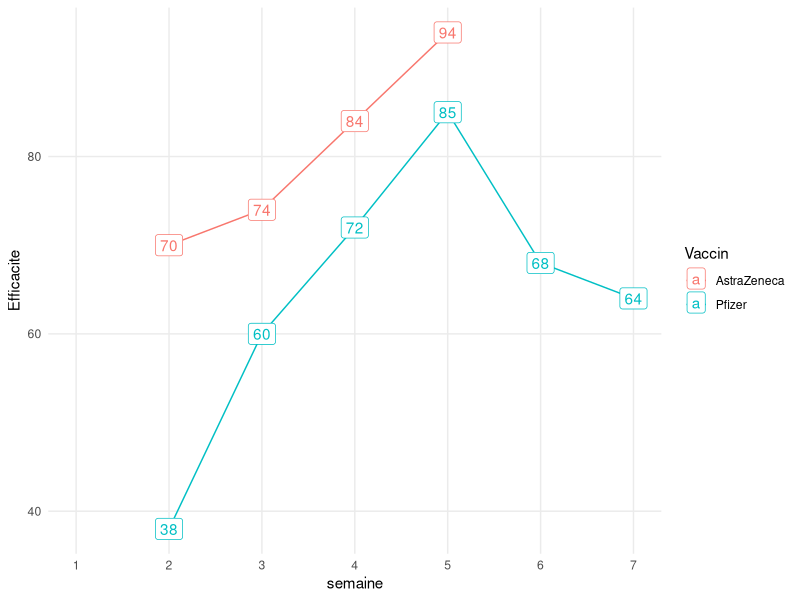
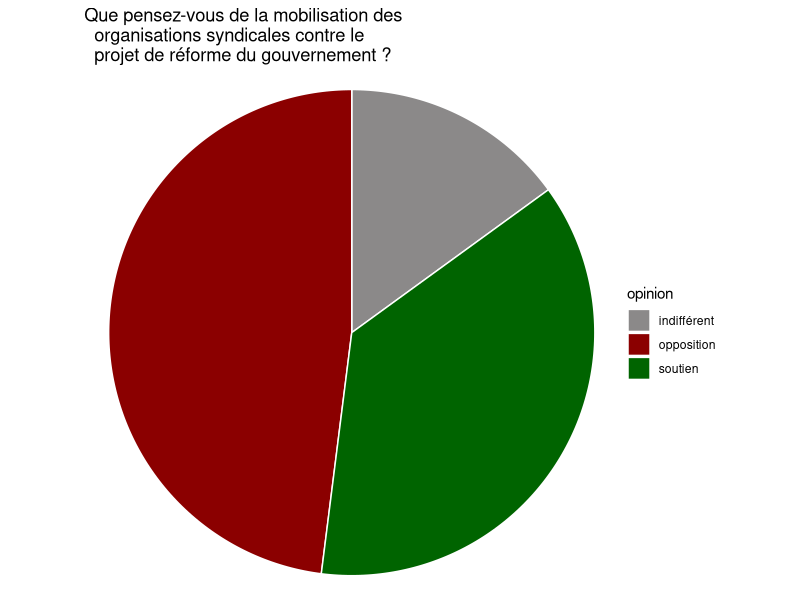
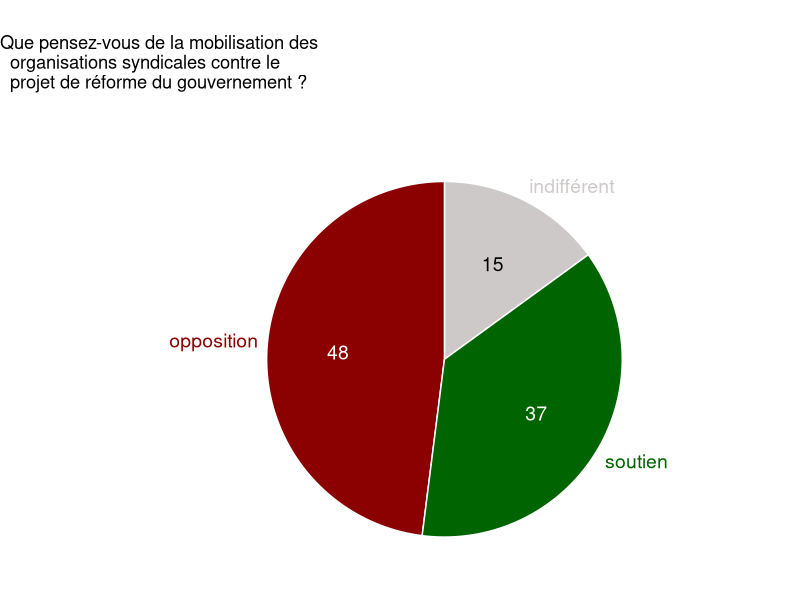
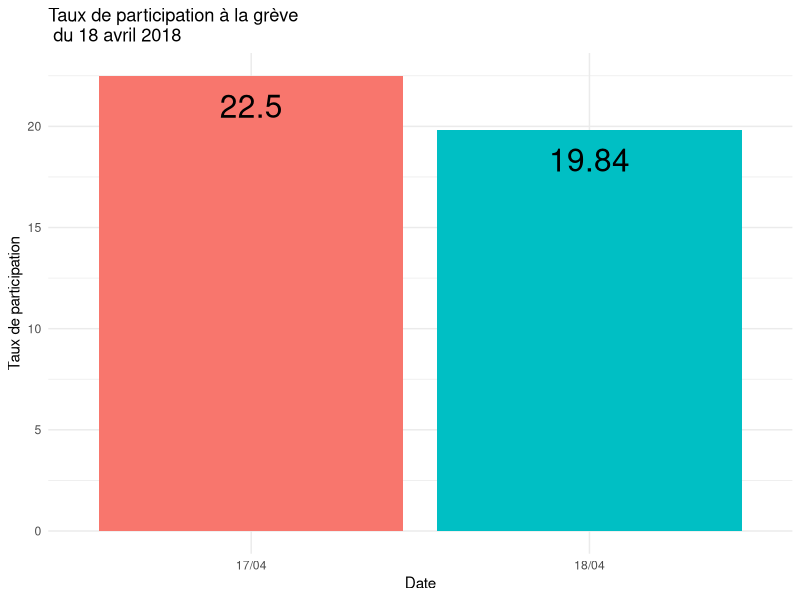
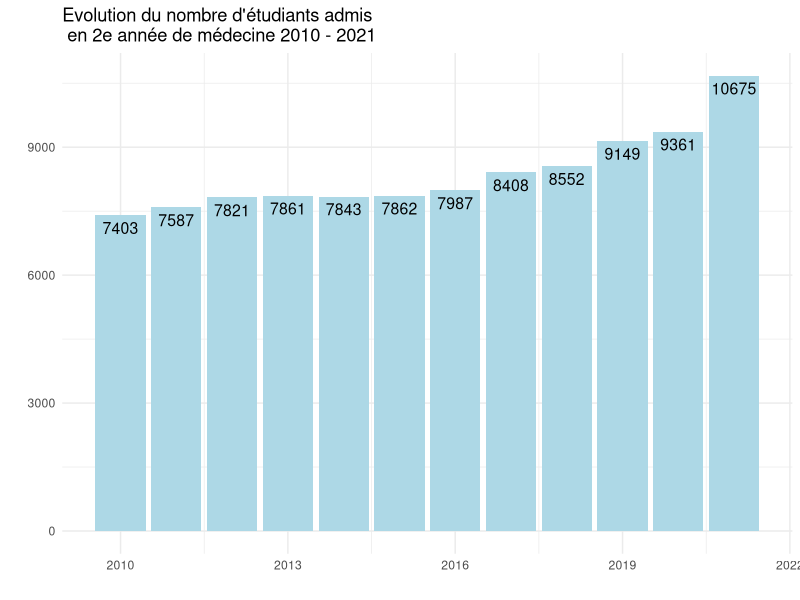

Reproduce these figures in R, in order.
## ---- chunk 1
library(ggplot2)
library(ggforce)
## ---- chunk 2
hospi <- data.frame(semaine = 1:7,
                    AstraZeneca = c(NA, 70, 74, 84, 94, NA, NA),
                    Pfizer = c(NA, 38, 60, 72, 85, 68, 64))
hospi
## ---- chunk 3
hospi <- tidyr::pivot_longer(hospi, cols = c(AstraZeneca, Pfizer),
                             names_to = "Vaccin", values_to = "Efficacite")
hospi
## ---- chunk 4
ggplot(hospi, aes(x = semaine, y = Efficacite, color = Vaccin)) +
  geom_line() + geom_point() +
  geom_label(aes(label = Efficacite)) + 
  scale_x_continuous(breaks = 1:7) + 
  theme_minimal() + 
  theme(panel.grid.minor = element_blank())
## ---- chunk 5
greve <- data.frame(opinion = c("opposition", "indifférent", "soutien"),
                    pourcent = c(48, 15, 37))
greve
## ---- chunk 6
greve <- greve[order(greve$pourcent), ]
greve_pie <- greve
greve_pie$end_angle <- 2*pi*cumsum(greve$pourcent)/sum(greve$pourcent)   # ending angle for each pie slice
greve_pie$start_angle <- c(0, greve_pie$end_angle[-3]) # starting angle for each pie slice
greve_pie$mid_angle = 0.5*(greve_pie$start_angle + greve_pie$end_angle) # middle of each pie slice, for the text label
greve_pie$hjust = ifelse(greve_pie$mid_angle > pi, 1, 0)
greve_pie$vjust = ifelse(greve_pie$mid_angle < pi/2 | greve_pie$mid_angle > 3*pi/2, 0, 1)
## ---- chunk 7
ggplot(greve,
       aes(x0 = 0, y0 = 0, r0 = 0, r = 1,
           amount = pourcent,
           fill = opinion)) +
  xlab(NULL) + ylab(NULL) + coord_fixed() +
  ggtitle("Que pensez-vous de la mobilisation des 
  organisations syndicales contre le
  projet de réforme du gouvernement ?") + 
  geom_arc_bar(stat = "pie", color = "white") +
  scale_fill_manual(values = c("opposition" = "red4",
                               "indifférent" = "snow4",
                               "soutien" = "darkgreen")) +
  theme_void()
## ---- chunk 8
rpie <- 1
rlabel_out <- 1.05 * rpie
rlabel_in <- 0.6 * rpie

ggplot(greve_pie) +
  geom_arc_bar(aes(x0 = 0, y0 = 0, r0 = 0, r = rpie,
                   start = start_angle, end = end_angle,
                   fill = opinion),
               color = "white") + 
  xlab(NULL) + ylab(NULL) + coord_fixed() +
  ggtitle("Que pensez-vous de la mobilisation des
  organisations syndicales contre le
  projet de réforme du gouvernement ?") +
  scale_fill_manual(values = c("opposition" = "red4",
                               "indifférent" = "snow3",
                               "soutien" = "darkgreen"),
                    guide = FALSE) +
  scale_color_manual(values = c("opposition" = "red4",
                                "indifférent" = "snow3",
                                "soutien" = "darkgreen"),
                     guide = FALSE) +
  geom_text(aes(x = rlabel_in * sin(mid_angle),
                y = rlabel_in * cos(mid_angle),
                label = pourcent),
            size = 14/.pt,
            color = c("black", "white", "white")) + 
  geom_text(aes(x = rlabel_out * sin(mid_angle),
                y = rlabel_out * cos(mid_angle),
                label = opinion,
                hjust = hjust, vjust = vjust,
                color = opinion),
            size = 14/.pt) + 
  scale_x_continuous(name = NULL,
                     limits = c(-2.5, 2),
                     expand = c(0, 0)) +
  scale_y_continuous(name = NULL,
                     limits = c(-1.2, 1.5),
                     expand = c(0, 0)) + 
  theme_void()
## ---- chunk 9
greve <- data.frame(jour = c("17/04", "18/04"), pourcent = c(22.5, 19.84))
ggplot(greve, aes(x = jour, y = pourcent, fill = jour)) +
  geom_col() +
  ylab("Taux de participation") + xlab("Date") +
  ggtitle("Taux de participation à la grève \n du 18 avril 2018") + 
  scale_fill_discrete(guide = FALSE) + 
  geom_text(aes(label = pourcent, y = pourcent - 1.5), size = 8) + 
  theme_minimal()
## ---- chunk 10
medecins <- data.frame(annee = c(2010:2021),
                       places = c(7403, 7587, 7821, 7861, 7843, 7862, 7987, 8408, 8552, 9149, 9361, 10675))

ggplot(medecins, aes(x = annee, y = places)) +
  geom_col(fill = "lightblue") +
  xlab("") + ylab("") +
  ggtitle("Evolution du nombre d'étudiants admis \n en 2e année de médecine 2010 - 2021") + 
  geom_text(aes(label = places, y = places - 300), size = 4) + 
  theme_minimal()
